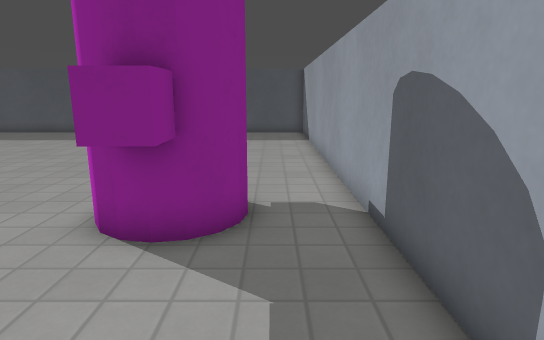
View 1 (above)

14 first-person views from a walk through a level from a Godot 3-D game. The camera is 1.2 m above the floor, tilts 12° down and sees 75° across. The floor is counted in squares, 0.5 m on a side. Each view is taken from the middle of a square. On the plan, view 1 faces up. The plan holds only what a view shows up to about 20 squares ahead; the rest is blank. Surface patterns are stand-ins for the level's own textures.

View 2
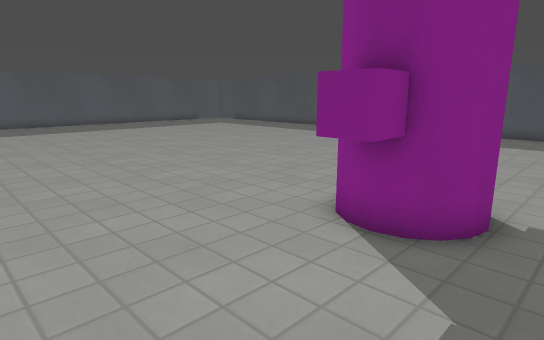

View 3
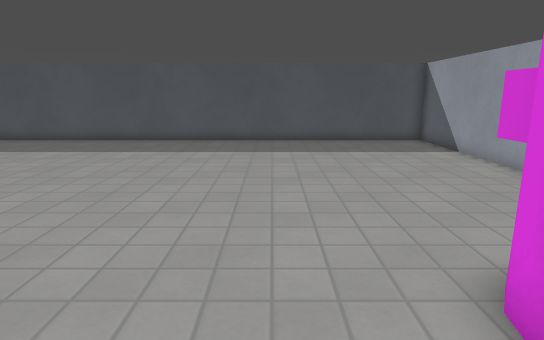

View 4
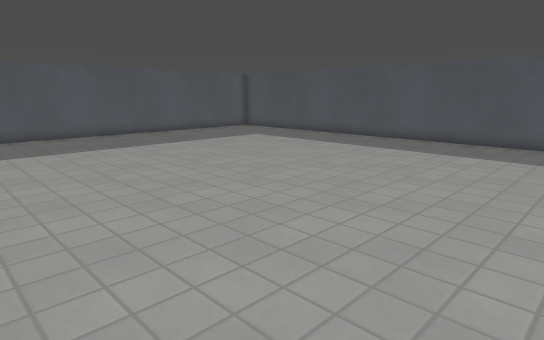

View 5
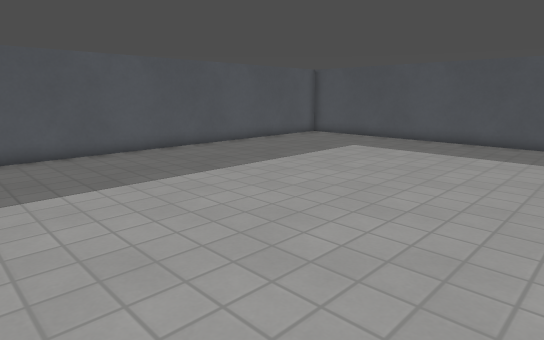

View 6
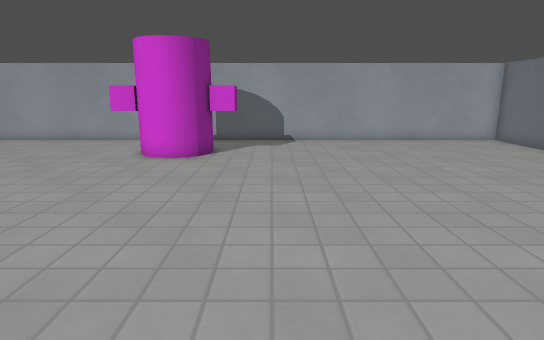

View 7
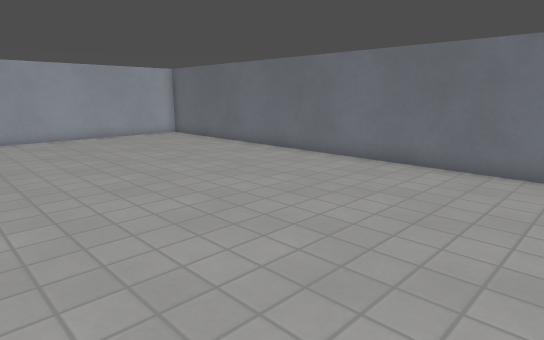

View 8
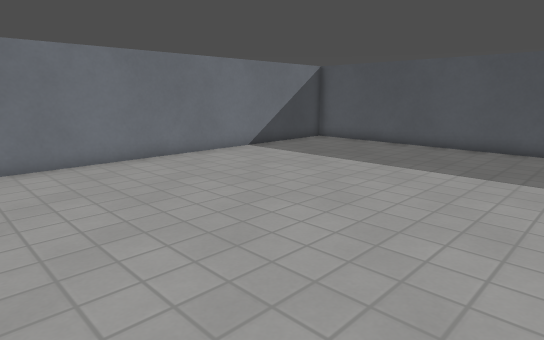

View 9
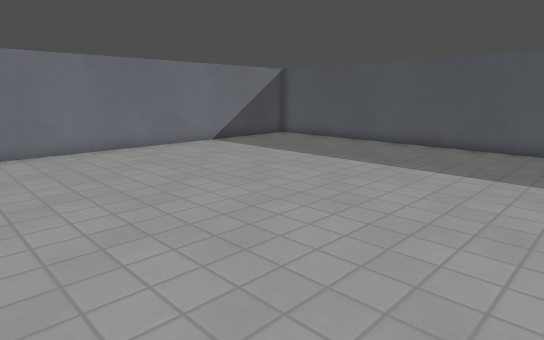

View 10
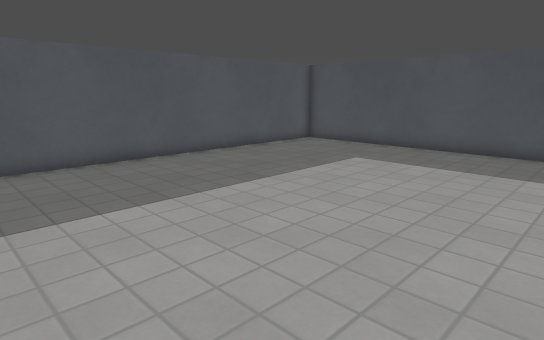

View 11
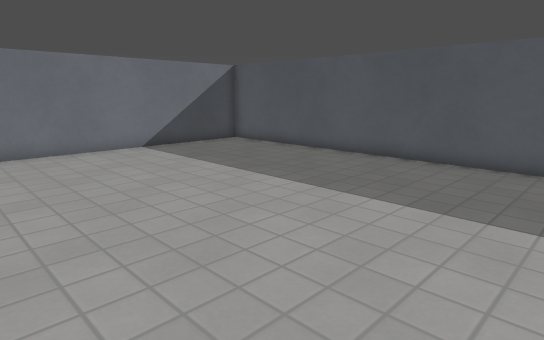

View 12
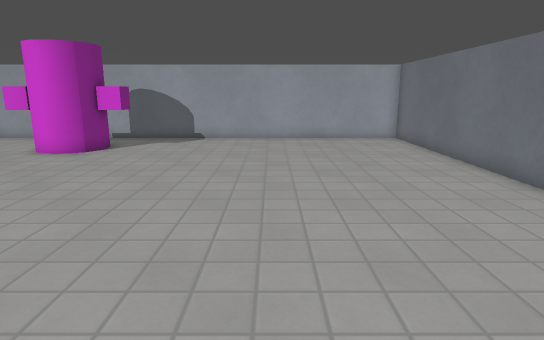

View 13
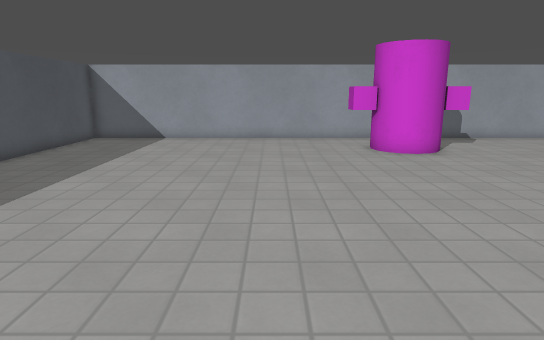

View 14
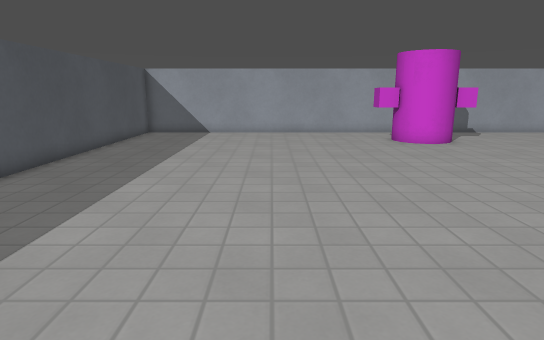

### Floor plan
Points are (right, up) in squares from view 1. A wall is a line through its corners. A room is listed if a view was taken in it or the views show most of it. See-through windows are left out.
Room 1 (views 1, 2, 3, 4, 5, 6, 7, 8, 9, 10, 11, 12, 13, 14)
walls: (-2.5, 8.4) (-2.5, 9.5) (-1.5, 9.5); (-1.4, 5.6) (-2, 5.5) (-2.6, 5.6); (-0.6, 7.6) (-0.5, 7) (-0.6, 6.4) (-0.9, 5.9) (-1.5, 5.6) (-1.5, 4.5) (-2.5, 4.5) (-2.5, 5.6) (-3.1, 5.9) (-3.4, 6.4) (-3.5, 7) (-3.4, 7.6) (-3.1, 8) (-2.6, 8.4) (-2, 8.5) (-1.4, 8.4); (-30, -9) (2, -9) (2, 23) (-30, 23) (-30, -9)

Positions as (right, up) in squares from view 1, and headings:
1: (0, 0), facing up
2: (1, 0), facing up-left
3: (-6, 4), facing up
4: (-8, 4), facing up-left
5: (-15, 4), facing up-left
6: (-17, 3), facing right
7: (-19, 3), facing down-right
8: (-13, 4), facing down-left
9: (-13, 7), facing down-left
10: (-17, 7), facing up-left
11: (-17, 7), facing down-left
12: (-18, -2), facing right
13: (-18, 13), facing right
14: (-21, 15), facing right
